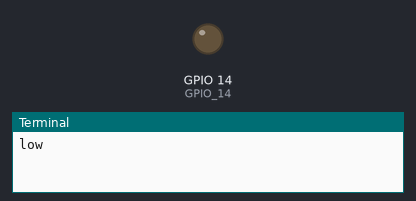
Recording of a program running on a simulated Raspberry Pi (BCM pin numbers). On the bench: output pins drawn as LEDs (lit = HIGH), the last lines printed to the terminal.

Above: at 7.5 s.
At 22.5 s:
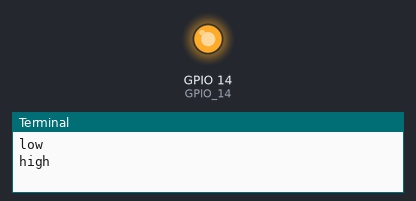
Timing chart, 0 to 39.0 s (numbered marks = the images above):
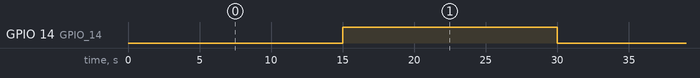

The program:

1.py
```python
#!/usr/bin/python
#-*- coding: utf-8 -*-
import time
import RPi.GPIO as GPIO
import os

GPIO.setmode(GPIO.BCM) #使用BCM编码方式
#定义引脚
GPIO_1 = 1
GPIO_2 = 2
GPIO_3 = 4
GPIO_4 = 4
GPIO_14 = 14
GPIO_16 = 16
GPIO_21 = 21
GPIO_22 = 22
GPIO_23 = 23
GPIO_24 = 24

led = 21
#设置引脚为输入和输出
GPIO.setwarnings(False)
#设置23针脚为输入，接到红外避障传感器模块的out引脚
#GPIO.setup(GPIO_23,GPIO.IN)
GPIO.setup(GPIO_14,GPIO.OUT)
#GPIO.setup(GPIO_24,GPIO.IN)


def warn():   #亮灯来作为有障碍物时发出的警告
#    GPIO.output(led,GPIO.HIGH)
#    time.sleep(0.5)
#    GPIO.output(led, GPIO.LOW)
     time.sleep(0.5)
     print "warn"

while True:
    print "low"
    GPIO.output(GPIO_14, GPIO.LOW) #当有障碍物时，传感器输出低电平，所以检测低电平
    time.sleep(15)
    print "high"
    GPIO.output(GPIO_14, GPIO.HIGH) #当有障碍物时，传感器输出低电平，所以检测低电平
    time.sleep(15)

GPIO.cleanup()
```

Measured:
- by itself, GPIO 14 (GPIO_14): alternates HIGH for 15.0 s and LOW for 15.0 s
